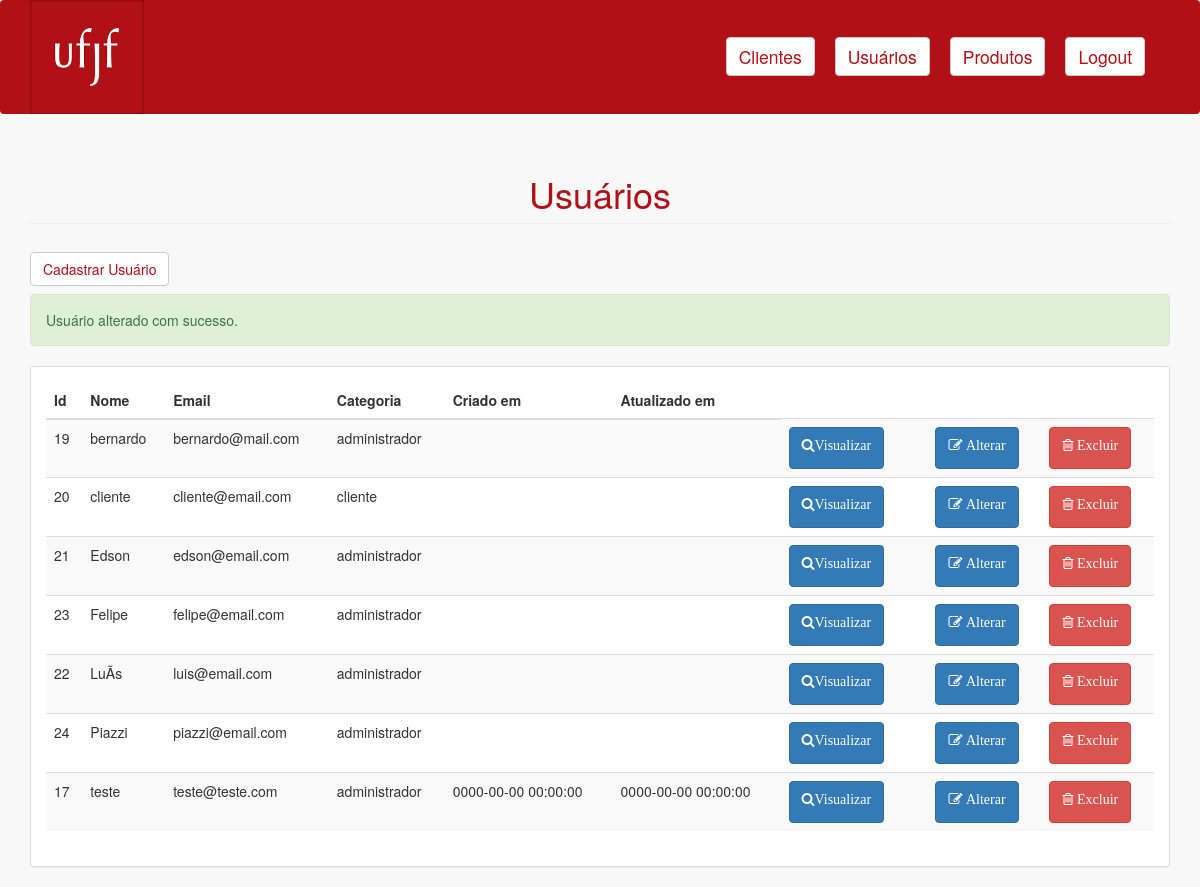
Page /admin/lista-usuarios.php?alterado=true on the earlier database version.
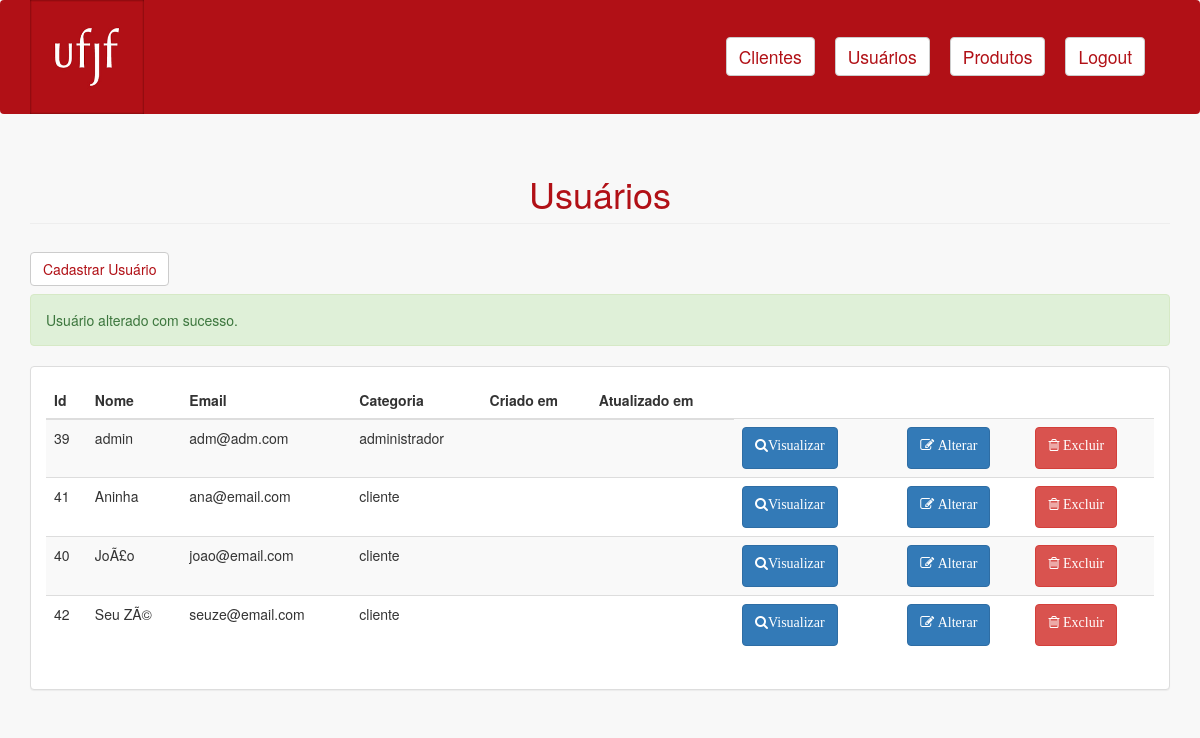
Same page on the later database version.
### tables this page shows
CREATE TABLE `usuarios` (
  `id` int(10) UNSIGNED NOT NULL,
  `nome` varchar(191) NOT NULL,
  `email` varchar(191) NOT NULL,
  `senha` varchar(191) NOT NULL,
  `categoria` enum('cliente','administrador','gerente','funcionario') NOT NULL,
  `remember_token` varchar(100) DEFAULT NULL,
  `created_at` timestamp NULL DEFAULT NULL,
  `updated_at` timestamp NULL DEFAULT NULL,
  `cidade` varchar(191) NOT NULL,
  `estado` varchar(191) NOT NULL
);

### admin/includes/functions.php (called while the page is built, shortened)
<?php
function listaUsuarios($connect) {
	$usuarios = array();
	$result = mysqli_query($connect, "select id, nome, email, categoria, created_at, updated_at from usuarios order by nome asc");
	while($usuario = mysqli_fetch_assoc($result)) {
		array_push($usuarios, $usuario);
	}
	return $usuarios;
}

### admin/lista-usuarios.php (the view, shortened to what this page needs)
<?php include("header.php");
include("includes/connect.php");
include("includes/functions.php");
include("menu.php");
$usuarios = listaUsuarios($connect);
?>
<div class="container">
	<h1 style="color:#b11016" class="page-header">Usuários</h1>
	<a href="loginCadastro.php"><button style="background-color: #fff; color: #b11016" type="button" class="btn btn-default navbar-btn">Cadastrar Usuário</button></a>
	<?php
	if(!empty($_GET['alterado'])) {
	?>
		<p class="alert alert-success">Usuário alterado com sucesso.</p>
	<?php
	}
	?>
	<div class="row">
	    <div class="col-md-12">
	        <div class="panel panel-default">
	            <div class="panel-body">
	                <div class="table-responsive">
	                    <table class="table table-striped">
	                        <thead>
	                            <tr>
	                                <th>Id</th>
	                                <th>Nome</th>
	                                <th>Email</th>
	                                <th>Categoria</th>
	                                <th>Criado em</th>
	                                <th>Atualizado em</th>
	                            </tr>
	                        </thead>
	                        <tbody>
	                        <?php foreach($usuarios as $usuario) :?>
	                            <tr>
	                            	<td><?=$usuario['id']?></td>
	                            	<td><?=$usuario['nome']?></td>
	                            	<td><?=$usuario['email']?></td>
	                            	<td><?=$usuario['categoria']?></td>
	                            	<td><?=$usuario['created_at']?></td>
	                            	<td><?=$usuario['updated_at']?></td>
									<td>
	                            		<form action="visualizar-usuario.php" method="get">
	                            			<button class="btn btn-primary"><p class="fa fa-search">Visualizar</p></button></td>
	                            	<td>
	                            	<td>
	                            		<form action="alterar-usuario.php" method="get">
	                            			<button class="btn btn-primary"><p class="fa fa-edit"> Alterar</p></button></td>
	                            	<td>
	                            		<form action="excluir-usuario.php" method="post">
	                            			<button class="btn btn-danger"><p class="fa fa-trash-o"> Excluir</p></button>
	                            		</form>
	                            	</td>
	                            </tr>
	                        <?php endforeach ?>
	                        </tbody>
	                    </table>
	                </div>
	            </div>
	        </div>
	    </div>
	</div>
</div>

### admin/header.php (shortened to what this page needs)
<!DOCTYPE html>
<html>
	<head>
	    <link href="css/bootstrap.min.css" rel="stylesheet">
	    <link href="css/plugins/metisMenu/metisMenu.min.css" rel="stylesheet">
	    <link href="css/sb-admin-2.css" rel="stylesheet">
	    <link href="font-awesome/css/font-awesome.min.css" rel="stylesheet" type="text/css">
	    <link rel="stylesheet" type="text/css" href="css/style.css">
	</head>
	<body>

### admin/menu.php (shortened to what this page needs)
<header>
	<nav style="background-color: #b11016;" class="navbar navbar-default">
		<div class="container">
			<a href="../home.php"><img style="width:10%; height: 10%;" class="img-responsive logo" src="../img/logo.png" alt="logo"></a>
			<div class="collapse navbar-collapse" id="navbar-links">
				<ul class="nav navbar-nav">
                    <li>
                        <a href="lista-clientes.php"><button style="background-color: #fff; color: #b11016" type="button" class="btn btn-default navbar-btn">Clientes</button></a>
                    </li>
					<li>
						<a href="lista-usuarios.php"><button style="background-color: #fff; color: #b11016" type="button" class="btn btn-default navbar-btn">Usuários</button></a>
					</li>
					<li>
						<a href="cadastrarProduto.php"><button style="background-color: #fff; color: #b11016" type="button" class="btn btn-default navbar-btn">Produtos</button></a>
					</li>
					<li>
						<a href="../logout.php"><button style="background-color: #fff; color: #b11016" type="button" class="btn btn-default navbar-btn">Logout</button></a>
					</li>
				</ul>
			</div>
		</div>
	</nav>
</header>

### admin/css/sb-admin-2.css (style rules this page uses)
body { background-color: #f8f8f8; }

### admin/css/style.css (style rules this page uses)
.logo { float: left; }
.navbar { background-color: #181717; border: 0; clear: both; }
#navbar-links { float: right; margin-top: 2.5%; }
#navbar-links a { padding: 0 10px; }
#navbar-links button { color: #181717; font-size: 125%; text-decoration: none; }
.navbar-btn { background-color: #CEA766; }
h1 { color: #CEA766; text-align: center; }

Differences in the rows shown:
removed usuarios: id "19", nome "bernardo", email "bernardo@mail.com", categoria "administrador"
removed usuarios: id "20", nome "cliente", email "cliente@email.com", categoria "cliente"
removed usuarios: id "21", nome "Edson", email "edson@email.com", categoria "administrador"
removed usuarios: id "23", nome "Felipe", email "felipe@email.com", categoria "administrador"
removed usuarios: id "22", nome "LuÃ­s", email "luis@email.com", categoria "administrador"
removed usuarios: id "24", nome "Piazzi", email "piazzi@email.com", categoria "administrador"
removed usuarios: id "17", nome "teste", email "teste@teste.com", categoria "administrador", created_at "0000-00-00 00:00:00", updated_at "0000-00-00 00:00:00"
added usuarios: id "39", nome "admin", email "adm@adm.com", categoria "administrador"
added usuarios: id "41", nome "Aninha", email "ana@email.com", categoria "cliente"
added usuarios: id "40", nome "JoÃ£o", email "joao@email.com", categoria "cliente"
added usuarios: id "42", nome "Seu ZÃ©", email "seuze@email.com", categoria "cliente"
